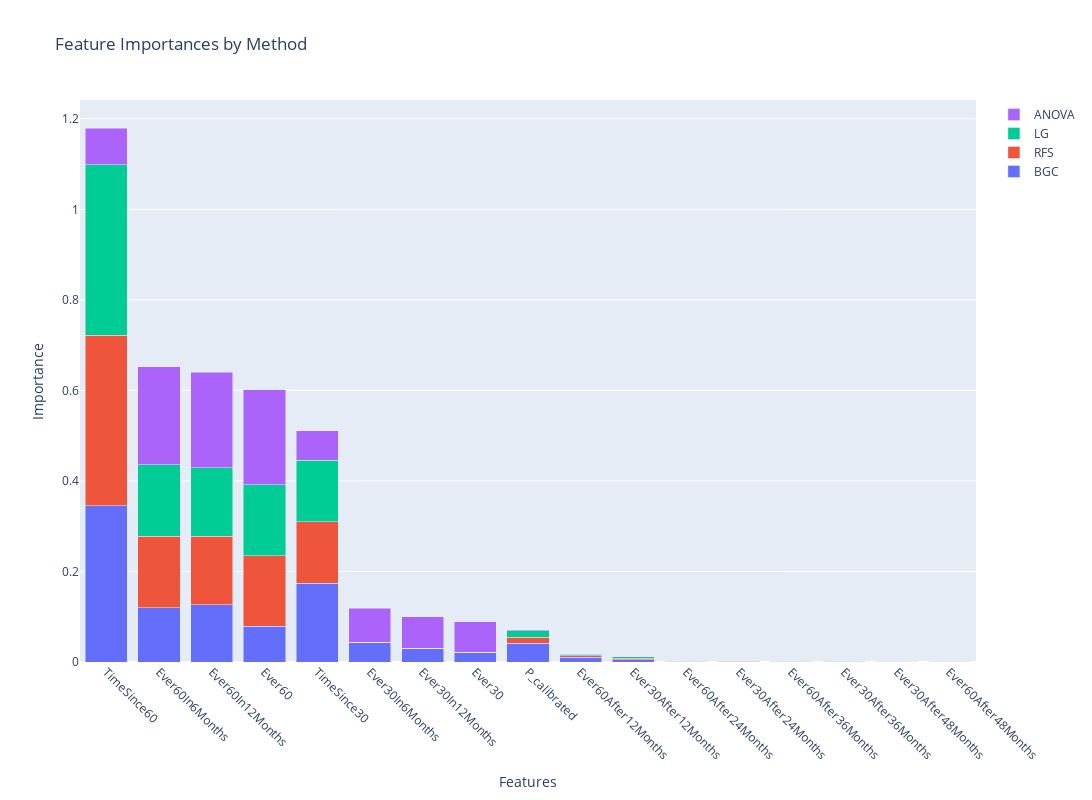

Notebook code cell kept with this figure:
### Code cell
import plotly.graph_objects as go

# ... Your data for sorted_importances_dct, sorted_importances_bgc, etc. ...

# Combining dictionaries
combined_dict = {
    #'DCT': sorted_importances_dct,
    'BGC': sorted_importances_bgc,
    'RFS': sorted_importances_rfs,
    'LG': sorted_importances_lg,
    'ANOVA': sorted_importances_Anova
}

# Calculate cumulative importance for each feature
cumulative_importance = {}
for feature in sorted_importances_bgc.keys():
    cumulative_importance[feature] = sum(d[feature] for d in combined_dict.values())

# Sort features by cumulative importance
sorted_features = sorted(cumulative_importance, key=cumulative_importance.get, reverse=True)

# Plotting the stacked bar chart:
fig = go.Figure()

for method, importances in combined_dict.items():
    values = [importances.get(feature, 0) for feature in sorted_features]
    fig.add_trace(go.Bar(
        x=sorted_features,
        y=values,
        name=method
    ))

fig.update_layout(
    title="Feature Importances by Method",
    barmode='stack',
    xaxis_title="Features",
    yaxis_title="Importance",
    xaxis={'categoryorder':'total descending', 'tickangle': 45}, # Adjust tick angle for better readability
    width=1800,  # Adjust width
    height=800   # Adjust height
)
fig.show()

### Figure 1 — Plotly figure (JSON) as saved in the notebook; plotly's stock layout.template omitted (floating-point values rounded to 4 significant figures)
{"data": [{"name": "BGC", "type": "bar", "x": ["TimeSince60", "Ever60In6Months", "Ever60In12Months", "Ever60", "TimeSince30", "Ever30In6Months", "Ever30In12Months", "Ever30", "P_calibrated", "Ever60After12Months", "Ever30After12Months", "Ever60After24Months", "Ever30After24Months", "Ever60After36Months", "Ever30After36Months", "Ever30After48Months", "Ever60After48Months"], "y": [0.3447, 0.1198, 0.1267, 0.07899, 0.1738, 0.04362, 0.03044, 0.0214, 0.04155, 0.01035, 0.00538, 0.001282, 0.0008126, 0.0006616, 0.0004439, 4.812e-05, 4.772e-05]}, {"name": "RFS", "type": "bar", "x": ["TimeSince60", "Ever60In6Months", "Ever60In12Months", "Ever60", "TimeSince30", "Ever30In6Months", "Ever30In12Months", "Ever30", "P_calibrated", "Ever60After12Months", "Ever30After12Months", "Ever60After24Months", "Ever30After24Months", "Ever60After36Months", "Ever30After36Months", "Ever30After48Months", "Ever60After48Months"], "y": [0.3766, 0.1579, 0.151, 0.1562, 0.136, 0.0002146, 9.31e-06, 0, 0.0136, 0.00305, 0.002868, 0.0006464, 0.0008623, 0.0004179, 0.0005012, 8.53e-06, 0]}, {"name": "LG", "type": "bar", "x": ["TimeSince60", "Ever60In6Months", "Ever60In12Months", "Ever60", "TimeSince30", "Ever30In6Months", "Ever30In12Months", "Ever30", "P_calibrated", "Ever60After12Months", "Ever30After12Months", "Ever60After24Months", "Ever30After24Months", "Ever60After36Months", "Ever30After36Months", "Ever30After48Months", "Ever60After48Months"], "y": [0.3766, 0.1579, 0.151, 0.1562, 0.136, 0.0002146, 9.31e-06, 0, 0.0136, 0.00305, 0.002868, 0.0006464, 0.0008623, 0.0004179, 0.0005012, 8.53e-06, 0]}, {"name": "ANOVA", "type": "bar", "x": ["TimeSince60", "Ever60In6Months", "Ever60In12Months", "Ever60", "TimeSince30", "Ever30In6Months", "Ever30In12Months", "Ever30", "P_calibrated", "Ever60After12Months", "Ever30After12Months", "Ever60After24Months", "Ever30After24Months", "Ever60After36Months", "Ever30After36Months", "Ever30After48Months", "Ever60After48Months"], "y": [0.08137, 0.2171, 0.2109, 0.21, 0.06502, 0.07448, 0.06945, 0.06787, 0.002757, 0.0004089, 0.0002834, 1.023e-05, 2.32e-05, 5.844e-05, 7.008e-05, 7.651e-05, 7.548e-05]}], "layout": {"barmode": "stack", "height": 800, "title": {"text": "Feature Importances by Method"}, "width": 1800, "xaxis": {"categoryorder": "total descending", "tickangle": 45, "title": {"text": "Features"}}, "yaxis": {"title": {"text": "Importance"}}}}
